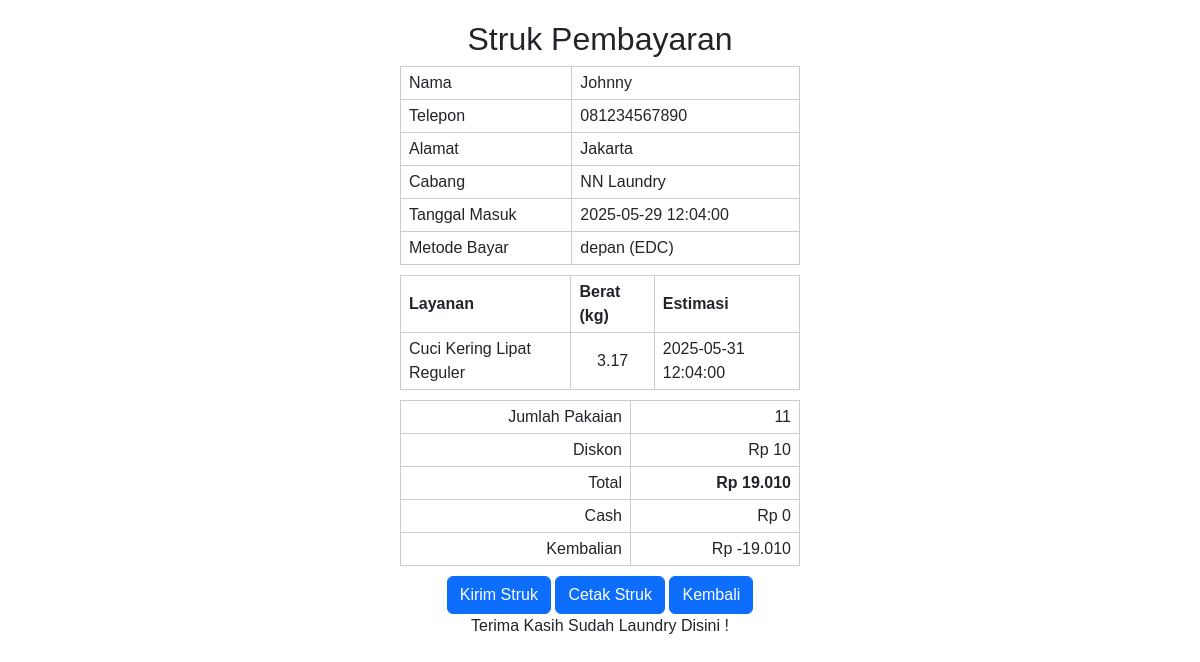
Page /kasir/struk.php?id=8 on the committed database.
### tables this page shows
CREATE TABLE `penjualan` (
  `id_penjualan` int(11) NOT NULL,
  `id_pelanggan` int(11) DEFAULT NULL,
  `id_user` int(11) DEFAULT NULL,
  `cabang` varchar(100) DEFAULT NULL,
  `tanggal_masuk` datetime DEFAULT NULL,
  `jumlah_pakaian` int(11) DEFAULT NULL,
  `pembayaran` enum('depan','nanti') DEFAULT 'depan',
  `sub_pembayaran` enum('tunai','gopay','EDC','BCA EC','deposit') DEFAULT 'tunai',
  `diskon` int(11) DEFAULT 0,
  `cash` int(11) DEFAULT 0,
  `total` int(11) NOT NULL,
  `created_at` timestamp NOT NULL DEFAULT current_timestamp()
);

CREATE TABLE `pelanggan` (
  `id_pelanggan` int(11) NOT NULL,
  `nama` varchar(100) DEFAULT NULL,
  `nomor_telepon` varchar(20) DEFAULT NULL,
  `email` varchar(100) DEFAULT NULL,
  `alamat` text DEFAULT NULL,
  `catatan` text DEFAULT NULL
);

CREATE TABLE `penjualan_detail` (
  `id_detail` int(11) NOT NULL,
  `id_penjualan` int(11) NOT NULL,
  `layanan` varchar(100) DEFAULT NULL,
  `berat` float DEFAULT 0,
  `estimasi_pengambilan` datetime DEFAULT NULL,
  `status` enum('proses','selesai') DEFAULT 'proses'
);

### kasir/struk.php (the view, shortened to what this page needs)
<?php
require_once '../helper/connection.php';
$id = intval($_GET['id'] ?? 0);
$q = mysqli_query($connection, "SELECT penjualan.*, pelanggan.nama, pelanggan.nomor_telepon, pelanggan.alamat
    FROM penjualan
    LEFT JOIN pelanggan ON penjualan.id_pelanggan = pelanggan.id_pelanggan
    WHERE penjualan.id_penjualan = '$id'");
$data = mysqli_fetch_assoc($q);
$details = [];
$q2 = mysqli_query($connection, "SELECT * FROM penjualan_detail WHERE id_penjualan = '$id'");
while ($row = mysqli_fetch_assoc($q2)) $details[] = $row;
?>
<!doctype html>
<html lang="en">
  <head>
    <link href="https://cdn.jsdelivr.net/npm/bootstrap@5.3.6/dist/css/bootstrap.min.css" rel="stylesheet">
  </head>
  <body>
    <h2>Struk Pembayaran</h2>
    <table>
        <tr><td>Nama</td><td><?= htmlspecialchars($data['nama']) ?></td></tr>
        <tr><td>Telepon</td><td><?= htmlspecialchars($data['nomor_telepon']) ?></td></tr>
        <tr><td>Alamat</td><td><?= htmlspecialchars($data['alamat']) ?></td></tr>
        <tr><td>Cabang</td><td><?= htmlspecialchars($data['cabang']) ?></td></tr>
        <tr><td>Tanggal Masuk</td><td><?= htmlspecialchars($data['tanggal_masuk']) ?></td></tr>
        <tr><td>Metode Bayar</td><td><?= htmlspecialchars($data['pembayaran']) ?> (<?= htmlspecialchars($data['sub_pembayaran']) ?>)</td></tr>
    </table>
    <table>
        <tr>
            <th>Layanan</th>
            <th>Berat (kg)</th>
            <th>Estimasi</th>
        </tr>
        <?php foreach ($details as $d): ?>
        <tr>
            <td><?= htmlspecialchars($d['layanan']) ?></td>
            <td class="center"><?= number_format($d['berat'], 2) ?></td>
            <td><?= htmlspecialchars($d['estimasi_pengambilan']) ?></td>
        </tr>
        <?php endforeach; ?>
    </table>
    <table>
        <tr><td class="right">Jumlah Pakaian</td><td class="right"><?= $data['jumlah_pakaian'] ?></td></tr>
        <tr><td class="right">Diskon</td><td class="right">Rp <?= number_format($data['diskon'], 0, ',', '.') ?></td></tr>
        <tr><td class="right">Total</td><td class="right"><b>Rp <?= number_format($data['total'], 0, ',', '.') ?></b></td></tr>
        <tr><td class="right">Cash</td><td class="right">Rp <?= number_format($data['cash'], 0, ',', '.') ?></td></tr>
        <tr><td class="right">Kembalian</td><td class="right">Rp <?= number_format($data['cash'] - $data['total'], 0, ',', '.') ?></td></tr>
    </table>
    <center>
        <a href="kirim_struk.php?id=<?= $id ?>" class="btn btn-primary">Kirim Struk</a>
        <button type="button" class="btn btn-primary" onclick="window.print()">Cetak Struk</button>
        <button class="btn btn-primary" onclick="history.back()">Kembali</button>
        <p>Terima Kasih Sudah Laundry Disini !</p>
    </center>
  </body>
</html>

### kasir/struk.php (style rules this page uses)
body { font-family: Arial, sans-serif; max-width: 400px; margin: 20px auto; }
h2 { text-align: center; }
table { width: 100%; border-collapse: collapse; margin-bottom: 10px; }
td, th { border: 1px solid #ccc; padding: 4px 8px; }
.right { text-align: right; }
.center { text-align: center; }

### rows in the picture
penjualan: id_pelanggan.nama "Johnny", id_pelanggan.nomor_telepon "081234567890", id_pelanggan.alamat "Jakarta", cabang "NN Laundry", tanggal_masuk "2025-05-29 12:04:00", pembayaran "depan", sub_pembayaran "EDC", jumlah_pakaian "11", diskon "10", total "19.010", cash "0", $data['cash'] - $data['total'] "-19.010"
penjualan_detail: layanan "Cuci Kering Lipat Reguler", berat "3.17", estimasi_pengambilan "2025-05-31 12:04:00"
